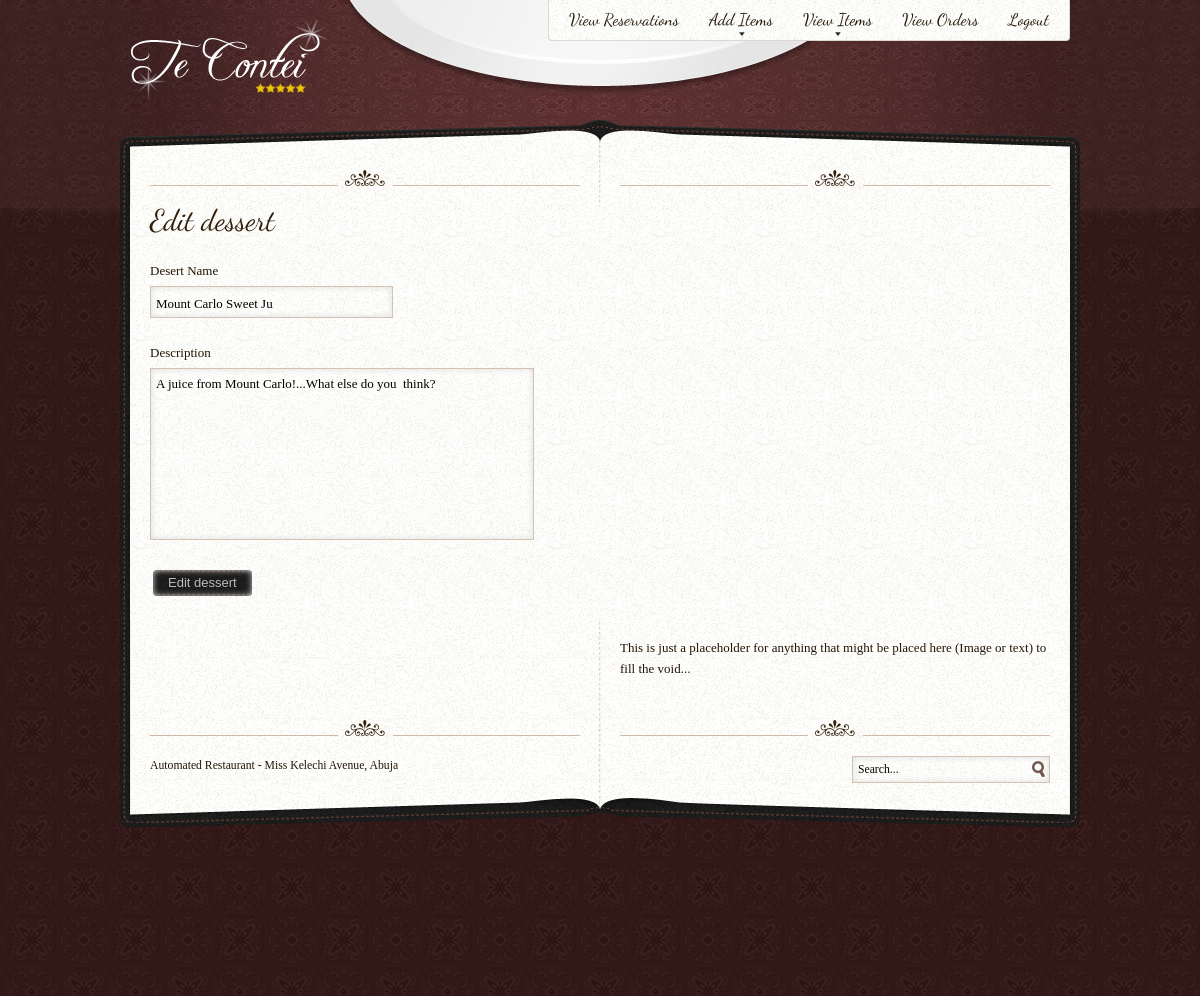
The app's page /edit_dessert.php?id=2 with its own data.
### tables this page shows
CREATE TABLE IF NOT EXISTS `dessert` (
  `id` int(11) NOT NULL AUTO_INCREMENT,
  `dessert_name` varchar(20) NOT NULL,
  `dessert_details` text NOT NULL,
  PRIMARY KEY (`id`)
);

### edit_dessert.php (the view, shortened to what this page needs)
<?php
	include 'dashboard_header.php';
	include 'db.php';
?>
<?php
	$dessert_id = $_GET['id'];
    try {
    $sql = "SELECT * FROM dessert WHERE id='$dessert_id'";
    $result = $pdo->query($sql);
    } catch (PDOException $e) {
      echo "Unable to find food" . $e->getMessage();
      exit();
    }
    while($row = $result->fetch()){
      $rows[] = array("id" => $row['id'], "dessert_name" => $row['dessert_name'], "dessert_details" => $row['dessert_details']);
    }
?>
	<div id="carte">
		<div id="carte-top" class="wrap"></div>
		<div id="content-block" class="wrap">
		<div class="separator top-separator content left"></div>
		<div class="separator top-separator content right"></div>
		<div id="main" class="content fullwidth">
		<article class="article art">
		<div class="article-body">
			<?php foreach($rows as $dessert_list):?>
			<form action="" method="POST" accept-charset="utf-8">
				<h2>Edit dessert</h2>
				<label id="contact_textmsg" for="contact_text">Desert Name</label><br />
				<input type="text" name="name" id="contact_name" size="30" class="hidevalue inputbox"
				value="<?php echo htmlspecialchars($dessert_list['dessert_name']); ?>" /><br />
				<label id="contact_textmsg" for="contact_text">Description</label><br />
				<textarea cols="50" rows="10" name="detail" id="contact_text" ><?php echo htmlspecialchars($dessert_list['dessert_details']); ?></textarea><br />
				<input type="submit" name="edit_dessert" value="Edit dessert" class="button validate">
			</form>
			<?php endforeach; ?>
		</div>
	</article>
	</div>
	<div class="sidebar content">
	<div class="module">
		<p>
			This is just a placeholder for anything that might be placed here (Image or text) to fill the void...
		</p>
	</div>
	</div>
	<?php
		include 'carte-footer.php';
	?>
	</div>
	<div id="carte-bottom" class="clear wrap"></div>
	</div>
<?php
	include 'dashboard_footer.php';
?>

### css/template.css (style rules this page uses)
body,div,dl,dt,dd,ul,ol,li,h1,h2,h3,h4,h5,h6,pre,form,fieldset,input,textarea,p,blockquote,th,td { margin: 0; padding: 0; }
header, nav, article, footer, address, figure, figcaption, details { display: block; }
body { font: 13px/1.6em 'Droid Serif', Georgia, serif; padding: 0 0 40px; color: #241506; background: #351615 url(../images/cloth-bewitched.jpg) 50% 208px; }
p,table { margin: 1.5em 0; }
h1, h2, h3, h4, h5, h6 { font-family: Helvetica, arial, sans-serif; font-size: 100%; font-weight: normal; line-height: 100%; margin: 0 0 20px; color: #311f0b; }
h2 { font-size: 1.8em; }
#carte { position: relative; margin: -60px 0 40px; }
#content-block { min-height: 400px; background: url(../images/menu.png) repeat-y 50% 0; }
#carte-top, #carte-bottom { height: 50px; background: url(../images/menu.png) no-repeat 8px 0; }
#carte-bottom { height: 34px; background-position: -1936px 100%; }
.content { width: 430px; padding: 0 20px; }
.wrap { width: 940px; margin: 0 auto; padding: 0 20px; }
#main { position: relative; float: left; z-index: 2; overflow: hidden; }
.fullwidth { width: 900px; background: url(../images/paper.jpg); }
.sidebar { float: right; }
.sidebar .module { margin: 0 0 20px; }
.clearfix:after, .article:after, .wrap:after, .col-last:after { content: "."; display: block; clear: both; visibility: hidden; line-height: 0; height: 0; }
.clear { clear: both; }
.left, .caption-wrap-left { float: left; }
.right, .caption-wrap-right { float: right; }
.separator { height: 16px; width: 430px; margin: 20px 0; background: url(../images/separator.png) no-repeat 50% 50%; }
.top-separator { margin-top: 0; }
fieldset, form { margin: 0 0 20px; }
input, textarea, select { margin: 0 10px 20px 0; font-family: inherit; font-size: inherit; border: 1px solid #d6c2b2; background: url(../images/paper.jpg); -moz-box-shadow: 0 0 6px #dbdbdb inset; -webkit-box-shadow: 0 0 6px #dbdbdb inset; box-shadow: 0 0 6px #dbdbdb inset; }
textarea, input { outline: none; }
textarea { padding: 7px 5px 3px 5px; resize: none; }
input { height: 20px; padding: 7px 5px 3px 5px; }
label, .label-space { display: inline-block; vertical-align: top; min-width: 140px; line-height: 30px; }
input[type="submit"], input[type="reset"], input[type="button"], button, a.make-me-btn, .button, .pagination a { display: inline-block; margin: 3px; vertical-align: top; height: 26px; line-height: 26px; padding: 0 15px; cursor: pointer; text-decoration: none; font-family: 'Helvetica', Arial, sans-serif; font-weight: normal; border: 0; color: #bababa; background: #292929 url(../images/buttons.png) 0 0; -moz-border-radius: 4px; -webkit-border-radius: 4px; border-radius: 4px; }
.fullwidth .article { max-width: 100% !important; }

### records on screen
dessert: name "Mount Carlo Sweet Ju", detail "A juice from Mount Carlo!...What else do you think?"
